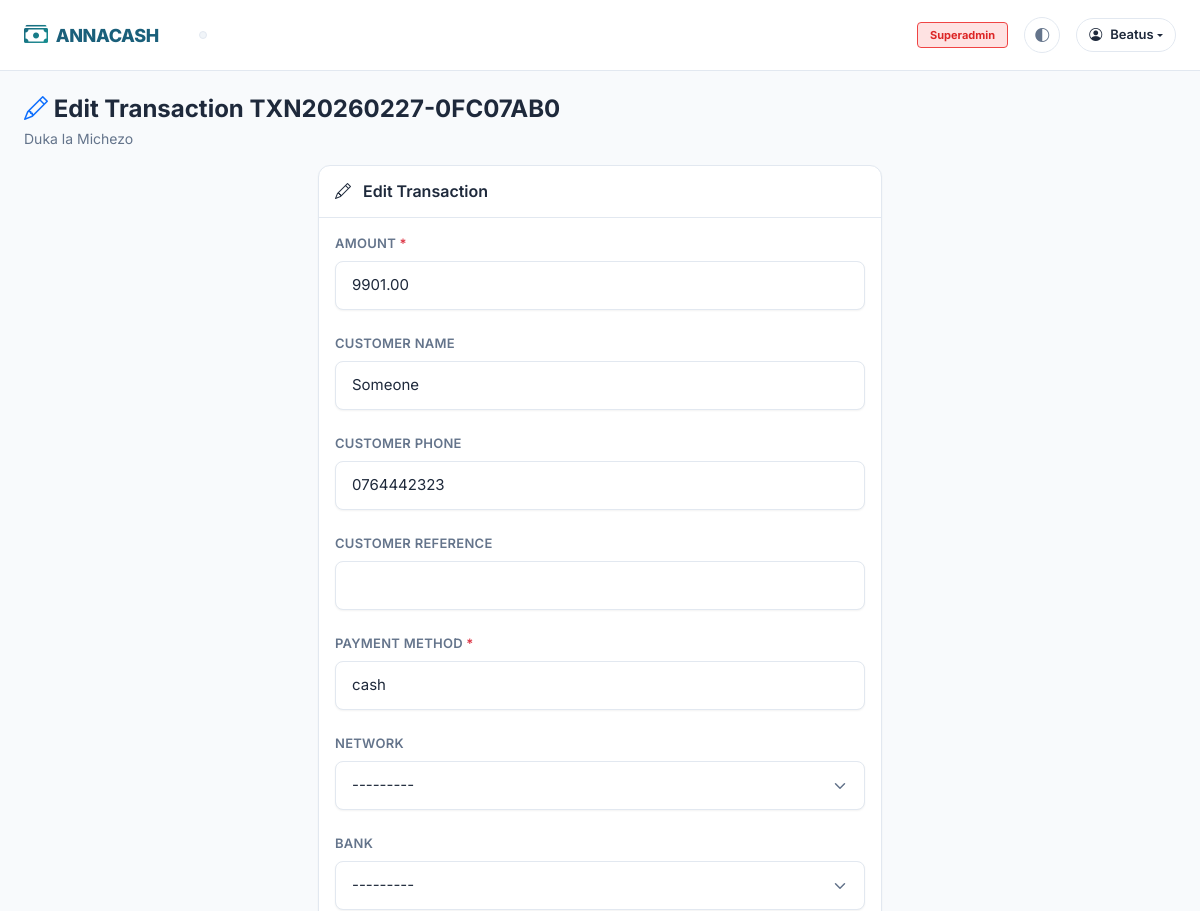
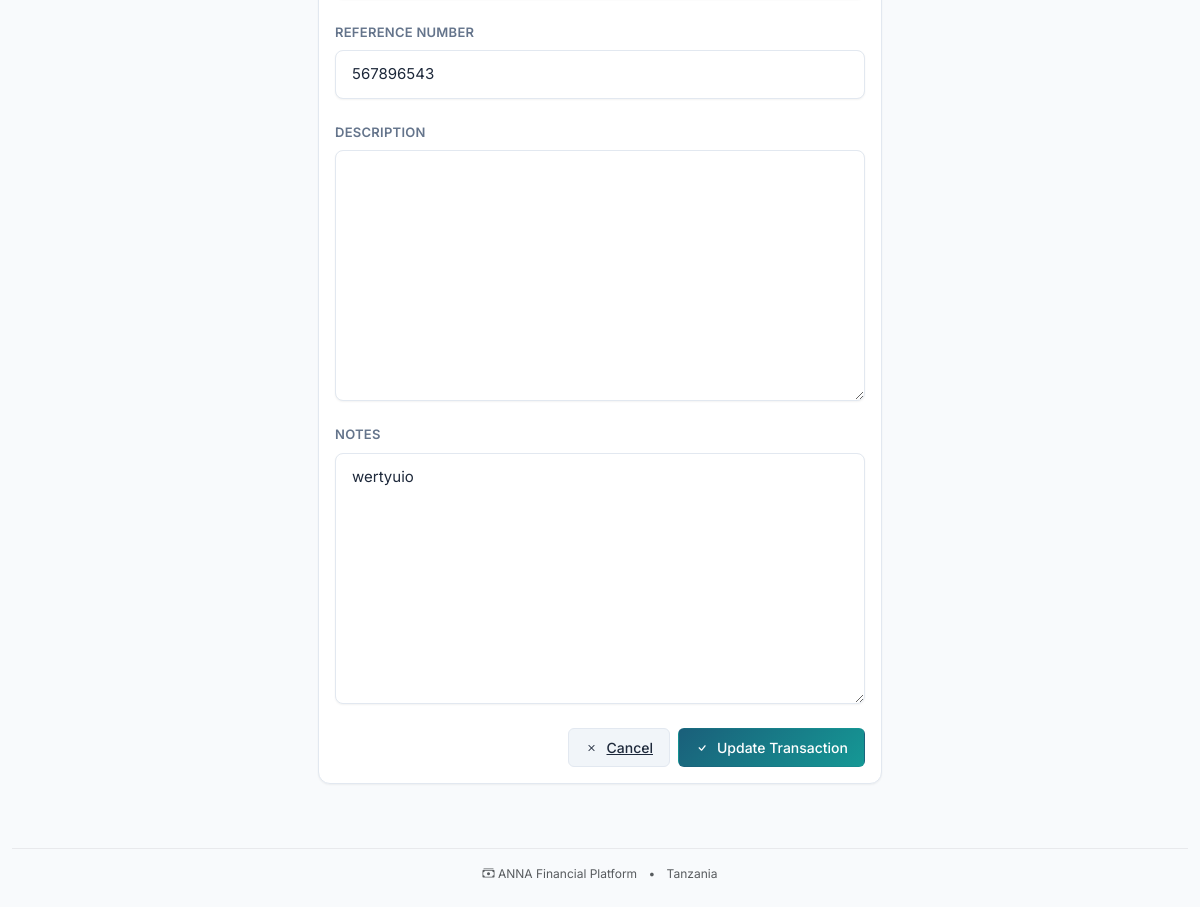
Page /wakala/3/transaction/3/edit/ (signed in) on the committed database (2 pictures, top to bottom).
### accounts/models.py (models this page shows, shortened)
class User(AbstractBaseUser, PermissionsMixin):
    email = models.EmailField(unique=True)
    phone_number = models.CharField(max_length=20, unique=True, blank=True, null=True)
    first_name = models.CharField(max_length=100)
    last_name = models.CharField(max_length=100)
    is_active = models.BooleanField(default=True)
    is_staff = models.BooleanField(default=False)
    is_superuser = models.BooleanField(default=False)
    date_joined = models.DateTimeField(default=timezone.now)
    last_login = models.DateTimeField(blank=True, null=True)
    profile_image = models.ImageField(upload_to="profiles/", blank=True, null=True)
    bio = models.TextField(blank=True)
    timezone = models.CharField(max_length=50, default="Africa/Nairobi")
    national_id = models.CharField(max_length=20, blank=True, null=True)
    region = models.CharField(max_length=100, blank=True)
    district = models.CharField(max_length=100, blank=True)
    objects = UserManager()
    USERNAME_FIELD = "email"
    REQUIRED_FIELDS = ["first_name", "last_name"]
    class Meta:
        verbose_name = "User"
        verbose_name_plural = "Users"
        ordering = ["-date_joined"]
    def get_full_name(self):
        return f"{self.first_name} {self.last_name}".strip()

### wakala/models.py (models this page shows, shortened)
class Wakala(AuditableModel):
    name = models.CharField(max_length=200)
    business_type = models.CharField(max_length=100)
    registration_number = models.CharField(max_length=50, blank=True, null=True)
    tin = models.CharField(max_length=20, blank=True, null=True)
    phone_number = models.CharField(max_length=20)
    alternate_phone = models.CharField(max_length=20, blank=True, null=True)
    email = models.EmailField(blank=True, null=True)
    address = models.TextField(blank=True)
    region = models.CharField(max_length=100, blank=True)
    district = models.CharField(max_length=100, blank=True)
    owner = models.ForeignKey(
        settings.AUTH_USER_MODEL, on_delete=models.PROTECT, related_name="wakala_owned"
    )
    is_active = models.BooleanField(default=True)
    allows_agents = models.BooleanField(default=True)
    requires_manager_approval = models.BooleanField(default=False)
    established_date = models.DateField(default=timezone.now)
    class Meta:
        verbose_name = "Wakala"
        verbose_name_plural = "Wakalas"
        ordering = ["name"]

class Transaction(AuditableModel):
    TRANSACTION_TYPES = [
        ("deposit", "Deposit"),
        ("withdrawal", "Withdrawal"),
        ("transfer_in", "Transfer In"),
        ("transfer_out", "Transfer Out"),
        ("fee", "Fee"),
        ("commission", "Commission"),
        ("adjustment", "Adjustment"),
    ]
    STATUS_CHOICES = [
        ("pending", "Pending"),
        ("completed", "Completed"),
        ("failed", "Failed"),
        ("cancelled", "Cancelled"),
    ]
    wakala = models.ForeignKey(
        Wakala, on_delete=models.PROTECT, related_name="transactions"
    )
    financial_day = models.ForeignKey(
        FinancialDay, on_delete=models.PROTECT, related_name="transactions"
    )
    transaction_code = models.CharField(max_length=50, unique=True)
    transaction_type = models.CharField(max_length=20, choices=TRANSACTION_TYPES)
    amount = models.DecimalField(
        max_digits=15, decimal_places=2, validators=[MinValueValidator(0.01)]
    )
    currency = models.CharField(max_length=3, default="TZS")
    customer_name = models.CharField(max_length=200, blank=True)
    customer_phone = models.CharField(max_length=20, blank=True)
    customer_reference = models.CharField(max_length=100, blank=True)
    payment_method = models.CharField(max_length=50)
    network = models.ForeignKey(
        "config.Network",
        on_delete=models.SET_NULL,
        null=True,
        blank=True,
        related_name="transactions",
    )
    bank = models.ForeignKey(
        "config.Bank",
        on_delete=models.SET_NULL,
        null=True,
        blank=True,
        related_name="transactions",
    )
    reference_number = models.CharField(max_length=100, blank=True)
    status = models.CharField(
        max_length=20, choices=STATUS_CHOICES, default="completed"
    )
    transaction_timestamp = models.DateTimeField(default=timezone.now)
    description = models.TextField(blank=True)
    notes = models.TextField(blank=True)
    class Meta:
        ordering = ["-transaction_timestamp", "-created_at"]
        verbose_name = "Transaction"
        verbose_name_plural = "Transactions"
    def is_editable(self):
        return self.financial_day.status in ("draft", "open")

### wakala/views.py (the view, shortened to what this page needs)
class WakalaTransactionEditView(UpdateView):
    model = Transaction
    fields = [
        "amount",
        "customer_name",
        "customer_phone",
        "customer_reference",
        "payment_method",
        "network",
        "bank",
        "reference_number",
        "description",
        "notes",
    ]
    template_name = "wakala/transaction_form.html"
    def get_object(self, queryset=None):
        transaction_id = self.kwargs.get("transaction_id")
        return get_object_or_404(Transaction, pk=transaction_id)
    def get(self, request, *args, **kwargs):
        txn = self.get_object()
        if not txn.is_editable():
            messages.error(request, "This transaction cannot be edited.")
            return redirect("dashboard:wakala", wakala_id=txn.wakala.id)
        if not has_wakala_role(request.user, txn.wakala, ["owner", "manager"]):
            messages.error(request, "You don't have permission to edit transactions.")
            return redirect("dashboard:wakala", wakala_id=txn.wakala.id)
        return super().get(request, *args, **kwargs)
    def get_context_data(self, **kwargs):
        context = super().get_context_data(**kwargs)
        txn = self.get_object()
        context["wakala"] = txn.wakala
        context["page_title"] = f"Edit Transaction {txn.transaction_code}"
        context["is_edit"] = True
        return context

### config/models.py (called while the page is built)
    def __str__(self):
        return self.name

    def __str__(self):
        return self.name

### core/context_processors.py (called while the page is built, shortened)
def navigation_context(request):
    from core.models import WakalaRole, MchezoRole
    wakala_roles = WakalaRole.objects.filter(
        user=request.user, is_active=True
    ).select_related("wakala")
    wakalas = [role.wakala for role in wakala_roles]
    mchezo_roles = MchezoRole.objects.filter(
        user=request.user, is_active=True
    ).select_related("group")
    mchezo_groups = [role.group for role in mchezo_roles]
    return {
        "wakalas": wakalas,
        "mchezo_groups": mchezo_groups,
        "has_wakala_access": len(wakalas) > 0,
        "has_mchezo_access": len(mchezo_groups) > 0,
    }

### core/models.py (called while the page is built)
    def get_queryset(self):
        return super().get_queryset().filter(is_deleted=False)

### core/permissions.py (called while the page is built)
def has_wakala_role(user, wakala, roles):
    from core.models import WakalaRole
    if user.is_superuser:
        return True
    return WakalaRole.objects.filter(
        user=user, wakala=wakala, role__in=roles, is_active=True
    ).exists()

### templates/wakala/transaction_form.html (shortened to what this page needs)
{% extends 'base.html' %}
{% block content %}
<div class="anna-page-header">
    <div class="d-flex justify-content-between align-items-start flex-wrap">
        <div class="me-3">
            <h4 class="anna-page-title">
                {% if is_edit %}
                <i class="bi bi-pencil text-primary"></i> {{ page_title }}
                {% else %}
                <i class="bi bi-plus-circle text-success"></i> {{ page_title }}
                {% endif %}
            </h4>
            <p class="anna-page-subtitle">{{ wakala.name }}</p>
        </div>
    </div>
</div>
<div class="row justify-content-center">
    <div class="col-lg-6 col-md-8">
        <div class="anna-card">
            <div class="anna-card-header">
                <h5 class="anna-card-title">
                    {% if is_edit %}
                    <i class="bi bi-pencil me-2"></i> Edit Transaction
                    {% else %}
                    <i class="bi bi-plus-circle text-success me-2"></i> New Transaction
                    {% endif %}
                </h5>
            </div>
            <form method="post" class="anna-card-body">
                {% for field in form %}
                    {% include "components/form_field.html" with field=field %}
                {% endfor %}
                <div class="d-flex justify-content-end gap-2 mt-4">
                    <a href="{% url 'dashboard:wakala' wakala_id=wakala.id %}" class="anna-btn anna-btn-secondary">
                        <i class="bi bi-x"></i> Cancel
                    </a>
                    <button type="submit" class="anna-btn {% if is_edit %}anna-btn-primary{% else %}anna-btn-success{% endif %}">
                        <i class="bi bi-check"></i> {% if is_edit %}Update Transaction{% else %}Record Transaction{% endif %}
                    </button>
                </div>
            </form>
        </div>
    </div>
</div>
{% endblock %}

### templates/base.html (shortened to what this page needs)
<!DOCTYPE html>
<html lang="sw">
<head>
    {% load static %}
    <link href="https://cdn.jsdelivr.net/npm/bootstrap@5.3.0/dist/css/bootstrap.min.css" rel="stylesheet">
    <link href="https://cdn.jsdelivr.net/npm/bootstrap-icons@1.11.0/font/bootstrap-icons.css" rel="stylesheet">
    <link href="{% static 'css/variables.css' %}" rel="stylesheet">
    <link href="{% static 'css/anna.css' %}" rel="stylesheet">
</head>
<body>
    <nav class="navbar navbar-expand-lg anna-navbar">
        <div class="container-fluid px-3 px-lg-4">
            <a class="navbar-brand anna-navbar-brand" href="/">
                <i class="bi bi-cash-stack"></i> ANNACASH
            </a>
            {% if user.is_authenticated %}
            <div class="collapse navbar-collapse" id="navbarNav">
                <div class="anna-app-switcher ms-lg-4 me-auto d-none d-lg-flex">
                </div>
                <div class="d-flex flex-column flex-lg-row align-items-lg-center gap-3 mt-3 mt-lg-0 ms-auto">
                    {% if user.is_superuser %}
                    <span class="anna-role-indicator anna-role-indicator-superuser d-none d-lg-inline">
                        Superadmin
                    </span>
                    {% endif %}
                    <button class="theme-toggle d-none d-lg-flex" title="Cycle theme">
                        <i class="bi bi-circle-half"></i>
                    </button>
                    <div class="dropdown d-none d-lg-block">
                        <button class="anna-user-menu-btn dropdown-toggle d-flex align-items-center" type="button" data-bs-toggle="dropdown" aria-expanded="false">
                            <i class="bi bi-person-circle me-2"></i>
                            <span class="d-none d-sm-inline">{{ user.first_name|default:user.email|truncatechars:15 }}</span>
                        </button>
                    </div>
                </div>
            </div>
            {% endif %}
        </div>
    </nav>
    <main class="container-fluid px-3 px-lg-4 py-4">
        {% block content %}{% endblock %}
    </main>
    <footer class="text-center py-4 text-muted" style="font-size: 0.75rem;">
        <div class="container-fluid">
            <hr class="my-3" style="opacity: 0.1;">
            <p class="mb-0">
                <i class="bi bi-cash-stack"></i> ANNA Financial Platform
                <span class="mx-2">•</span>
                Tanzania
            </p>
        </div>
    </footer>
</body>
</html>

### templates/components/form_field.html (shortened to what this page needs)
<div class="anna-form-group mb-4 {% if field.errors %}anna-form-group-error{% endif %}">
    {% if field.field.widget.input_type != 'checkbox' and field.field.widget.input_type != 'radio' %}
        <label class="anna-form-label" for="{{ field.id_for_label }}">
            {{ field.label }}
            {% if field.field.required %}<span class="text-danger">*</span>{% endif %}
        </label>
    {% endif %}
    {% if field.field.widget.input_type == 'checkbox' %}
        <div class="anna-form-check">
            {{ field }}
            <label class="anna-form-label mb-0 cursor-pointer" for="{{ field.id_for_label }}">
                {{ field.label }}
                {% if field.field.required %}<span class="text-danger">*</span>{% endif %}
            </label>
        </div>
    {% elif field.field.widget.input_type == 'radio' %}
        <div class="anna-form-radio-group">
            <label class="anna-form-label d-block mb-2">{{ field.label }}</label>
            {{ field }}
        </div>
    {% else %}
        {{ field }}
    {% endif %}
</div>

### static/css/variables.css (style rules this page uses)
:root { --anna-primary: #1a5f7a; --anna-primary-dark: #0d4a5f; --anna-primary-light: #2d7d9a; --anna-secondary: #159895; --anna-secondary-dark: #0e7a77; --anna-secondary-light: #2db3ae; --anna-accent: #57c5b6; --anna-accent-dark: #3ba89f; --anna-accent-light: #7dd4c8; --anna-success: #10b981; --anna-success-light: #d1fae5; --anna-success-dark: #059669; --anna-warning: #f59e0b; --anna-warning-light: #fef3c7; --anna-warning-dark: #d97706; --anna-danger: #ef4444; --anna-danger-light: #fee2e2; --anna-danger-dark: #dc2626; --anna-info: #3b82f6; --anna-info-light: #dbeafe; --anna-info-dark: #2563eb; --anna-bg-primary: #ffffff; --anna-bg-secondary: #f8fafc; --anna-bg-tertiary: #f1f5f9; --anna-text-primary: #1e293b; --anna-text-secondary: #64748b; --anna-text-tertiary: #94a3b8; --anna-border: #e2e8f0; --anna-border-dark: #cbd5e1; --anna-role-owner: #1e40af; --anna-role-manager: #166534; --anna-role-agent: #0e7490; --anna-role-admin: #b45309; --anna-role-treasurer: #166534; --anna-role-member: #6b7280; --anna-balance-positive: #059669; --anna-balance-negative: #dc2626; --anna-balance-neutral: #64748b; --anna-day-open: #10b981; --anna-day-closed: #6b7280; --anna-day-closing: #f59e0b; --anna-shadow-sm: 0 1px 2px 0 rgb(0 0 0 / 0.05); --anna-shadow: 0 1px 3px 0 rgb(0 0 0 / 0.1), 0 1px 2px -1px rgb(0 0 0 / 0.1); --anna-shadow-md: 0 4px 6px -1px rgb(0 0 0 / 0.1), 0 2px 4px -2px rgb(0 0 0 / 0.1); --anna-shadow-lg: 0 10px 15px -3px rgb(0 0 0 / 0.1), 0 4px 6px -4px rgb(0 0 0 / 0.1); --anna-shadow-xl: 0 20px 25px -5px rgb(0 0 0 / 0.1), 0 8px 10px -6px rgb(0 0 0 / 0.1); --anna-radius-sm: 0.25rem; --anna-radius: 0.375rem; --anna-radius-md: 0.5rem; --anna-radius-lg: 0.75rem; --anna-radius-xl: 1rem; --anna-radius-full: 9999px; --anna-font-sans: 'Inter', -apple-system, BlinkMacSystemFont, 'Segoe UI', Roboto, sans-serif; --anna-font-mono: 'JetBrains Mono', 'Fira Code', 'SF Mono', Consolas, monospace; --anna-space-1: 0.25rem; --anna-space-2: 0.5rem; --anna-space-3: 0.75rem; --anna-space-4: 1rem; --anna-space-5: 1.25rem; --anna-space-6: 1.5rem; --anna-space-8: 2rem; --anna-space-10: 2.5rem; --anna-space-12: 3rem; --anna-transition-fast: 150ms ease; --anna-transition: 200ms ease; --anna-transition-slow: 300ms ease; --anna-z-dropdown: 1000; --anna-z-sticky: 1020; --anna-z-fixed: 1030; --anna-z-modal-backdrop: 1040; --anna-z-modal: 1050; --anna-z-popover: 1060; --anna-z-tooltip: 1070; }
.anna-card { background: var(--anna-bg-primary); border: 1px solid var(--anna-border); border-radius: var(--anna-radius-lg); box-shadow: var(--anna-shadow-sm); transition: all var(--anna-transition); }
.anna-btn { display: inline-flex; align-items: center; justify-content: center; gap: var(--anna-space-2); padding: var(--anna-space-2) var(--anna-space-4); font-size: 0.875rem; font-weight: 500; border-radius: var(--anna-radius); border: 1px solid transparent; cursor: pointer; transition: all var(--anna-transition-fast); white-space: nowrap; }
.anna-btn-primary { background: linear-gradient(135deg, var(--anna-primary), var(--anna-secondary)); color: white; }
.anna-btn-secondary { background: var(--anna-bg-tertiary); color: var(--anna-text-primary); border-color: var(--anna-border); }
.anna-form-group { margin-bottom: var(--anna-space-4); }
.anna-form-label { display: block; font-size: 0.875rem; font-weight: 500; color: var(--anna-text-primary); margin-bottom: var(--anna-space-2); }

### templates/base.html (style rules this page uses)
:root { --anna-primary: #1a5f7a; --anna-secondary: #159895; --anna-accent: #57c5b6; }
body { font-family: 'Inter', system-ui, sans-serif; }
.theme-toggle { cursor: pointer; padding: 8px 12px; border-radius: 50%; transition: all 0.3s; }

### rows in the picture
User: first_name "Beatus"
Wakala: name "Duka la Michezo"
Transaction: form "9901.00" "Someone" "0764442323" "cash" "---------" "---------" "567896543" "wertyuio"

### other values in the picture
{{ page_title }} "Edit Transaction TXN20260227-0FC07AB0"
{{ field.label }} "AMOUNT" "CUSTOMER NAME" "CUSTOMER PHONE" "CUSTOMER REFERENCE" "PAYMENT METHOD" "NETWORK" "BANK" "REFERENCE NUMBER" "DESCRIPTION" "NOTES"
